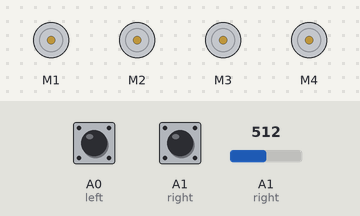
Recording of a sketch running on a simulated Arduino Uno, built with avr-gcc and run on an emulated ATmega328P. Parts: 4 × DC motor (green arrow = forward, orange = backward, longer = faster). The inputs (shaded band) are chosen by the test bench; at power-on: A0 (left) HIGH, A1 (right) HIGH, A1 (right) = 512. What the sketch prints to the serial monitor is not drawn.

Above: at 1.2 s.
1.3 s: A0 (left) pulled LOW for 0.15 s
At 1.38 s:
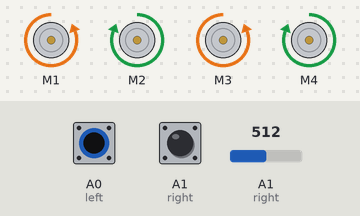
2.9 s: A1 (right) pulled LOW for 0.15 s
At 2.97 s:
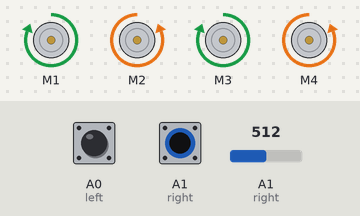
4.5 s: A1 (right) pulled LOW for 3.2 s
At 8.2 s:
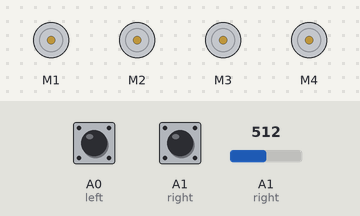
9.2 s: A0 (left) pulled LOW for 3.2 s
At 9.5 s:
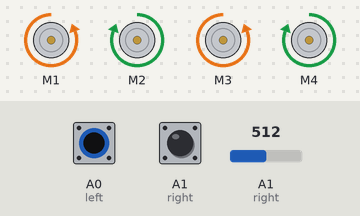
13.9 s: A0 (left) driven LOW and A1 (right) driven LOW
At 14.2 s:
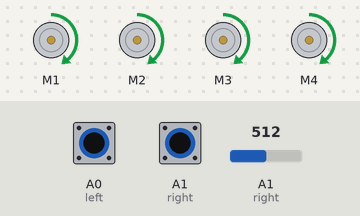
Timing chart, 0 to 16.4 s (numbered marks = the images above; inputs shaded):
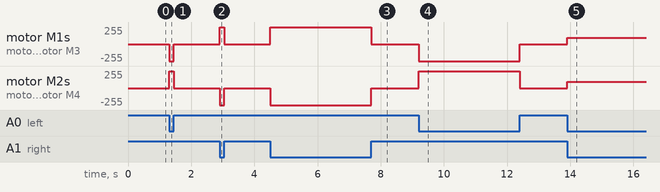

The sketch:

LINE_FOLLOWER.ino
```cpp
//ARDUINO LINE FOLLOWING CAR//
// GO TO SKETCH >> INCLUDE LIBRARY >> ADD .ZIP LIBRARY >> SELECT AF MOTOR ZIP FILE //

//including the libraries
#include <AFMotor.h>

//defining pins and variables
//A0 FOR THE LEFT IR SENSOR
//A1 FOR THE RIGHT IR SENSOR
#define left A0
#define right A1

//defining motors
AF_DCMotor motor1(1, MOTOR12_1KHZ); //FRONT LEFT
AF_DCMotor motor2(2, MOTOR12_1KHZ); //FRONT RIGHT
AF_DCMotor motor3(3, MOTOR34_1KHZ); //BACK LEFT
AF_DCMotor motor4(4, MOTOR34_1KHZ); //BACK RIGHT


void setup() {
  //declaring pin types
  pinMode(left,INPUT);
  pinMode(right,INPUT);
  //begin serial communication
  Serial.begin(9600);

}

void loop(){

  Serial.println(digitalRead(left));

  Serial.println(digitalRead(right));

  //line detected by both
  if(digitalRead(left)==0 && digitalRead(right)==0){
    //Forward
    motor1.run(FORWARD);
    motor1.setSpeed(95);
    motor2.run(FORWARD);
    motor2.setSpeed(95);
    motor3.run(FORWARD);
    motor3.setSpeed(95);
    motor4.run(FORWARD);
    motor4.setSpeed(95);
  }
  //line detected by left sensor
  else if(digitalRead(left)==0 && !analogRead(right)==0){
    //turn left
    motor1.run(BACKWARD);
    motor1.setSpeed(255);
    motor2.run(FORWARD);
    motor2.setSpeed(255);
    motor3.run(BACKWARD);
    motor3.setSpeed(255);
    motor4.run(FORWARD);
    motor4.setSpeed(255);

  }
  //line detected by right sensor
  else if(!digitalRead(left)==0 && digitalRead(right)==0){
    //turn right
    motor1.run(FORWARD);
    motor1.setSpeed(255);
    motor2.run(BACKWARD);
    motor2.setSpeed(255);
    motor3.run(FORWARD);
    motor3.setSpeed(255);
    motor4.run(BACKWARD);
    motor4.setSpeed(255);

  }

  else if(!digitalRead(left)==0 && !digitalRead(right)==0){
    //stop
    motor1.run(RELEASE);
    motor1.setSpeed(0);
    motor2.run(RELEASE);
    motor2.setSpeed(0);
    motor3.run(RELEASE);
    motor3.setSpeed(0);
    motor4.run(RELEASE);
    motor4.setSpeed(0);

  }

}
```

Measured:
- after the input at 1.3 s, motor M1, motor M3: stopped → backward 255/255 at once, → stopped 0.15 s later; motor M2, motor M4: stopped → forward 255/255 at once, → stopped 0.15 s later
- after the input at 2.9 s, motor M1, motor M3: stopped → forward 255/255 at once, → stopped 0.15 s later; motor M2, motor M4: stopped → backward 255/255 at once, → stopped 0.15 s later
- after the input at 4.5 s, motor M1, motor M3: stopped → forward 255/255 at once, → stopped 3.2 s later; motor M2, motor M4: stopped → backward 255/255 at once, → stopped 3.2 s later
- after the input at 9.2 s, motor M1, motor M3: stopped → backward 255/255 at once, → stopped 3.2 s later; motor M2, motor M4: stopped → forward 255/255 at once, → stopped 3.2 s later
- after the input at 13.9 s, motor M1–4: stopped → forward 95/255 at once
